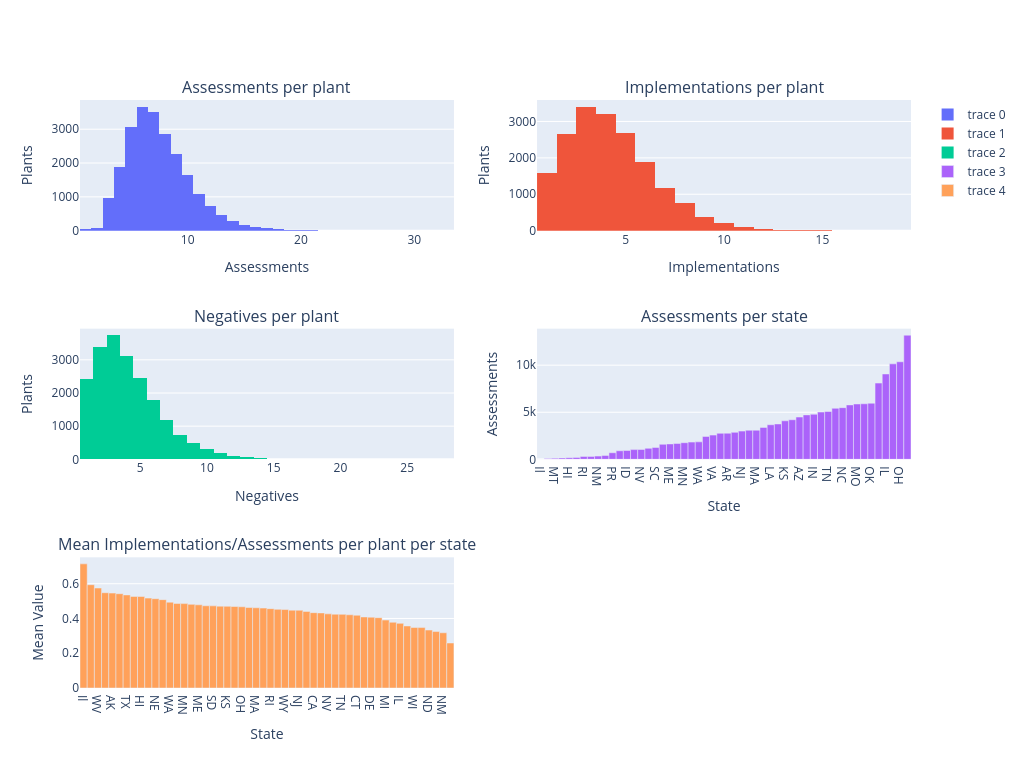

The cell this chart's notebook holds for it:
### Code cell
assessments_per = RECC["ID"].value_counts()["count"].to_list()
implementations_per = RECC.filter(pl.col("IMPSTATUS") == "I")["ID"].value_counts()["count"].to_list()
negs_per = RECC.filter(pl.col("IMPSTATUS") == "N")["ID"].value_counts()["count"].to_list()
state_df = RECC.select("ID", "IMPSTATUS").join(ASSESS.select("ID", "STATE"), on="ID", how="left")
state_df = state_df.group_by("ID", "IMPSTATUS", "STATE").agg(pl.len()).sort("len")
state_assess = state_df.group_by("STATE").agg(pl.col("len").sum()).sort("len")
state_means = state_df.group_by("STATE").agg(pl.col("len").filter(pl.col("IMPSTATUS") == "I").sum() / pl.col("len").sum()).sort(by="len", descending=True)
subs = make_subplots(3, 2, subplot_titles=["Assessments per plant", "Implementations per plant", "Negatives per plant", "Assessments per state", "Mean Implementations/Assessments per plant per state"])

subs.add_trace(go.Histogram(x=assessments_per), 1, 1)
subs.add_trace(go.Histogram(x=implementations_per), 1, 2)
subs.add_trace(go.Histogram(x=negs_per), 2, 1)
subs.add_trace(go.Bar(x=state_assess["STATE"], y=state_assess["len"]), 2, 2)
subs.add_trace(go.Bar(x=state_means["STATE"], y=state_means["len"]), 3, 1)

subs.update_xaxes(title_text="Assessments", row=1, col=1)
subs.update_yaxes(title_text="Plants", row=1, col=1)
subs.update_xaxes(title_text="Implementations", row=1, col=2)
subs.update_yaxes(title_text="Plants", row=1, col=2)
subs.update_xaxes(title_text="Negatives", row=2, col=1)
subs.update_yaxes(title_text="Plants", row=2, col=1)
subs.update_xaxes(title_text="State", row=2, col=2)
subs.update_yaxes(title_text="Assessments", row=2, col=2)
subs.update_xaxes(title_text="State", row=3, col=1)
subs.update_yaxes(title_text="Mean Value", row=3, col=1)
subs.update_layout(height=768, width=1024)

subs.show()

### Figure 1 — Plotly figure (JSON) as saved in the notebook; plotly's stock layout.template omitted (floating-point values rounded to 4 significant figures; data arrays with more than 128 entries replaced by an {"elided": "..."} marker saying what was removed)
{"data": [{"type": "histogram", "x": {"elided": "23007 int values"}, "xaxis": "x", "yaxis": "y"}, {"type": "histogram", "x": {"elided": "18168 int values"}, "xaxis": "x2", "yaxis": "y2"}, {"type": "histogram", "x": {"elided": "20109 int values"}, "xaxis": "x3", "yaxis": "y3"}, {"type": "bar", "x": ["Il", "ND", "MT", "AK", "HI", "WY", "RI", "VT", "NM", "SD", "PR", "NH", "ID", "MD", "NV", "DE", "SC", "NE", "ME", "CT", "MN", "UT", "WA", "WV", "VA", "AL", "AR", "MS", "NJ", "KY", "MA", "IA", "LA", "OR", "KS", "WI", "AZ", "MI", "IN", "CO", "TN", "NY", "NC", "GA", "MO", "PA", "OK", "FL", "IL", "TX", "OH", "CA"], "xaxis": "x4", "y": [14, 87, 112, 141, 169, 206, 311, 313, 343, 402, 700, 909, 939, 1034, 1048, 1168, 1265, 1596, 1636, 1684, 1767, 1830, 1855, 2432, 2573, 2762, 2774, 2864, 2998, 3091, 3092, 3391, 3672, 3758, 4092, 4204, 4492, 4721, 4787, 5019, 5080, 5419, 5489, 5781, 5879, 5898, 5959, 8099, 9066, 10141, 10361, 13184], "yaxis": "y4"}, {"type": "bar", "x": ["Il", "VT", "WV", "MO", "AK", "AR", "TX", "CO", "HI", "PR", "NE", "IA", "WA", "FL", "MN", "LA", "ME", "OR", "SD", "VA", "KS", "NC", "OH", "MD", "MA", "PA", "RI", "OK", "WY", "NH", "NJ", "NY", "CA", "GA", "NV", "SC", "TN", "UT", "CT", "AL", "DE", "IN", "MI", "AZ", "IL", "MS", "WI", "KY", "ND", "ID", "NM", "MT"], "xaxis": "x5", "y": [0.7143, 0.5942, 0.5752, 0.5482, 0.5461, 0.5425, 0.5355, 0.527, 0.5266, 0.5171, 0.5138, 0.5084, 0.4938, 0.4866, 0.4856, 0.4812, 0.4786, 0.4731, 0.4726, 0.471, 0.4702, 0.4689, 0.4673, 0.4632, 0.4615, 0.4598, 0.4566, 0.4528, 0.4515, 0.4477, 0.4473, 0.4407, 0.4336, 0.4319, 0.4265, 0.4245, 0.4238, 0.4213, 0.4186, 0.4088, 0.4075, 0.4046, 0.3908, 0.3782, 0.3719, 0.3568, 0.348, 0.3478, 0.3333, 0.3248, 0.3178, 0.2589], "yaxis": "y5"}], "layout": {"annotations": [{"font": {"size": 16}, "showarrow": false, "text": "Assessments per plant", "x": 0.225, "xanchor": "center", "xref": "paper", "y": 1, "yanchor": "bottom", "yref": "paper"}, {"font": {"size": 16}, "showarrow": false, "text": "Implementations per plant", "x": 0.775, "xanchor": "center", "xref": "paper", "y": 1, "yanchor": "bottom", "yref": "paper"}, {"font": {"size": 16}, "showarrow": false, "text": "Negatives per plant", "x": 0.225, "xanchor": "center", "xref": "paper", "y": 0.6111, "yanchor": "bottom", "yref": "paper"}, {"font": {"size": 16}, "showarrow": false, "text": "Assessments per state", "x": 0.775, "xanchor": "center", "xref": "paper", "y": 0.6111, "yanchor": "bottom", "yref": "paper"}, {"font": {"size": 16}, "showarrow": false, "text": "Mean Implementations/Assessments per plant per state", "x": 0.225, "xanchor": "center", "xref": "paper", "y": 0.2222, "yanchor": "bottom", "yref": "paper"}], "height": 768, "width": 1024, "xaxis": {"anchor": "y", "domain": [0, 0.45], "title": {"text": "Assessments"}}, "xaxis2": {"anchor": "y2", "domain": [0.55, 1], "title": {"text": "Implementations"}}, "xaxis3": {"anchor": "y3", "domain": [0, 0.45], "title": {"text": "Negatives"}}, "xaxis4": {"anchor": "y4", "domain": [0.55, 1], "title": {"text": "State"}}, "xaxis5": {"anchor": "y5", "domain": [0, 0.45], "title": {"text": "State"}}, "xaxis6": {"anchor": "y6", "domain": [0.55, 1]}, "yaxis": {"anchor": "x", "domain": [0.7778, 1], "title": {"text": "Plants"}}, "yaxis2": {"anchor": "x2", "domain": [0.7778, 1], "title": {"text": "Plants"}}, "yaxis3": {"anchor": "x3", "domain": [0.3889, 0.6111], "title": {"text": "Plants"}}, "yaxis4": {"anchor": "x4", "domain": [0.3889, 0.6111], "title": {"text": "Assessments"}}, "yaxis5": {"anchor": "x5", "domain": [0, 0.2222], "title": {"text": "Mean Value"}}, "yaxis6": {"anchor": "x6", "domain": [0, 0.2222]}}}
